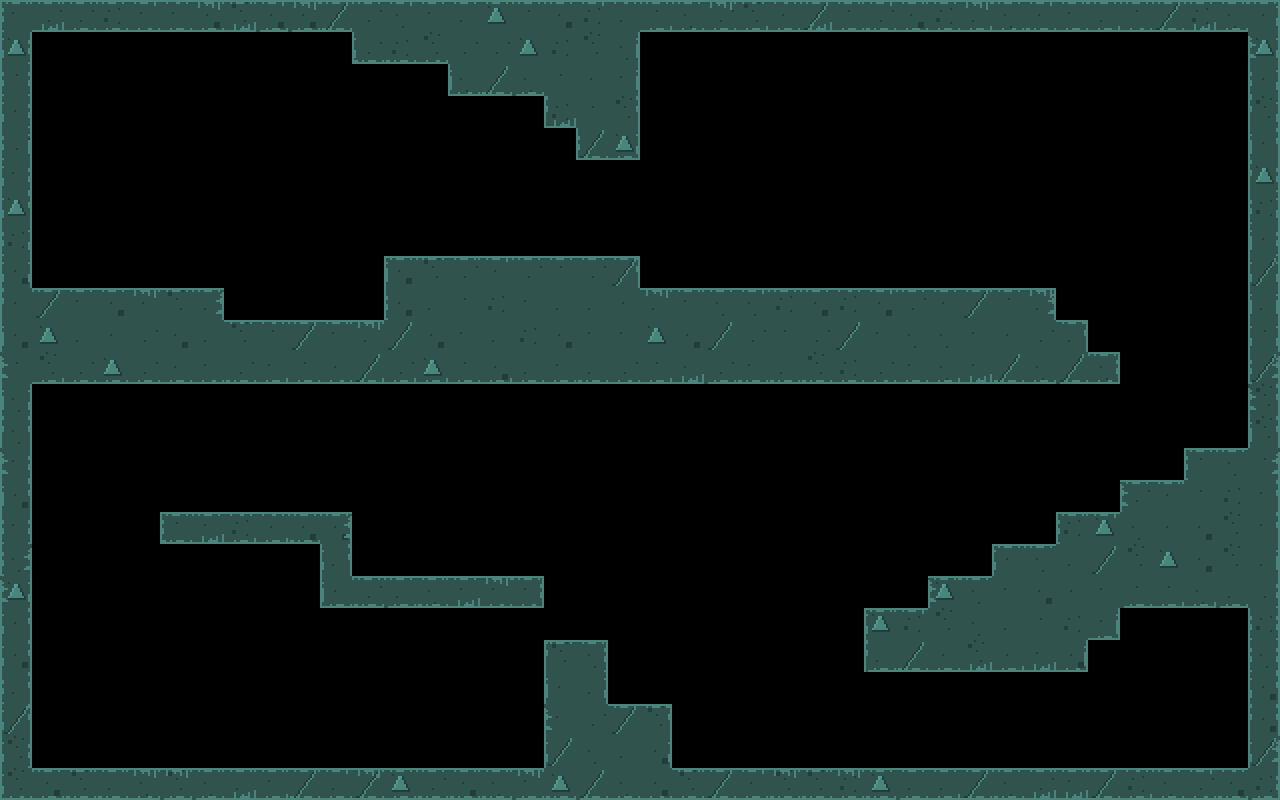

A level layout from a 2D game, rendered from its tile map. Below: a short description, then the map file with tile-grid data replaced by summaries:
An orthogonal 40x25 tile map with 32x32 px tiles, 5 tile layers (walls_layer, moss_top, moss_left, moss_right, ...), 2 tilesets.

<map version="1.0" tiledversion="1.0.3" orientation="orthogonal" renderorder="right-down" width="40" height="25" tilewidth="32" tileheight="32" nextobjectid="1">
 <tileset firstgid="1" name="walls" tilewidth="32" tileheight="32" tilecount="12" columns="4">
  <image source="img/walls.png" width="128" height="96" />
 </tileset>
 <tileset firstgid="13" name="moss" tilewidth="32" tileheight="32" tilecount="32" columns="8">
  <image source="img/moss.png" width="256" height="128" />
 </tileset>
 <layer name="walls_layer" width="40" height="25">
  <data>[1000 cells, 319 non-empty, 11 distinct tile ids]</data>
 </layer>
 <layer name="moss_top" width="40" height="25">
  <data>[1000 cells, 136 non-empty, 8 distinct tile ids]</data>
 </layer>
 <layer name="moss_left" width="40" height="25">
  <data>[1000 cells, 63 non-empty, 8 distinct tile ids]</data>
 </layer>
 <layer name="moss_right" width="40" height="25">
  <data>[1000 cells, 63 non-empty, 8 distinct tile ids]</data>
 </layer>
 <layer name="moss_bottom" width="40" height="25">
  <data>[1000 cells, 136 non-empty, 8 distinct tile ids]</data>
 </layer>
</map>